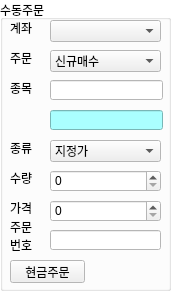
   <widget class="QGroupBox" name="groupBox">
    <property name="geometry">
     <rect>
      <x>10</x>
      <y>10</y>
      <width>171</width>
      <height>291</height>
     </rect>
    </property>
    <property name="palette">
     <palette>
      <active>
       <colorrole role="Base">
        <brush brushstyle="SolidPattern">
         <color alpha="255">
          <red>255</red>
          <green>255</green>
          <blue>255</blue>
         </color>
        </brush>
       </colorrole>
       <colorrole role="Window">
        <brush brushstyle="SolidPattern">
         <color alpha="255">
          <red>255</red>
          <green>255</green>
          <blue>255</blue>
         </color>
        </brush>
       </colorrole>
      </active>
      <inactive>
       <colorrole role="Base">
        <brush brushstyle="SolidPattern">
         <color alpha="255">
          <red>255</red>
          <green>255</green>
          <blue>255</blue>
         </color>
        </brush>
       </colorrole>
       <colorrole role="Window">
        <brush brushstyle="SolidPattern">
         <color alpha="255">
          <red>255</red>
          <green>255</green>
          <blue>255</blue>
         </color>
        </brush>
       </colorrole>
      </inactive>
      <disabled>
       <colorrole role="Base">
        <brush brushstyle="SolidPattern">
         <color alpha="255">
          <red>255</red>
          <green>255</green>
          <blue>255</blue>
         </color>
        </brush>
       </colorrole>
       <colorrole role="Window">
        <brush brushstyle="SolidPattern">
         <color alpha="255">
          <red>255</red>
          <green>255</green>
          <blue>255</blue>
         </color>
        </brush>
       </colorrole>
      </disabled>
     </palette>
    </property>
    <property name="title">
     <string>수동주문</string>
    </property>
    <widget class="QLabel" name="label">
     <property name="geometry">
      <rect>
       <x>10</x>
       <y>20</y>
       <width>31</width>
       <height>16</height>
      </rect>
     </property>
     <property name="text">
      <string>계좌</string>
     </property>
    </widget>
    <widget class="QLabel" name="label_2">
     <property name="geometry">
      <rect>
       <x>10</x>
       <y>50</y>
       <width>31</width>
       <height>16</height>
      </rect>
     </property>
     <property name="text">
      <string>주문</string>
     </property>
    </widget>
    <widget class="QLabel" name="label_3">
     <property name="geometry">
      <rect>
       <x>10</x>
       <y>80</y>
       <width>31</width>
       <height>16</height>
      </rect>
     </property>
     <property name="text">
      <string>종목</string>
     </property>
    </widget>
    <widget class="QLabel" name="priceTypeLabel">
     <property name="geometry">
      <rect>
       <x>10</x>
       <y>140</y>
       <width>31</width>
       <height>16</height>
      </rect>
     </property>
     <property name="text">
      <string>종류</string>
     </property>
    </widget>
    <widget class="QLabel" name="label_5">
     <property name="geometry">
      <rect>
       <x>10</x>
       <y>170</y>
       <width>31</width>
       <height>16</height>
      </rect>
     </property>
     <property name="text">
      <string>수량</string>
     </property>
    </widget>
    <widget class="QLabel" name="tickerPriceLabel">
     <property name="geometry">
      <rect>
       <x>10</x>
       <y>200</y>
       <width>31</width>
       <height>16</height>
      </rect>
     </property>
     <property name="text">
      <string>가격</string>
     </property>
    </widget>
    <widget class="QComboBox" name="accountNumberComboBox">
     <property name="geometry">
      <rect>
       <x>50</x>
       <y>20</y>
       <width>111</width>
       <height>22</height>
      </rect>
     </property>
    </widget>
    <widget class="QComboBox" name="orderTypeComboBox">
     <property name="geometry">
      <rect>
       <x>50</x>
       <y>50</y>
       <width>111</width>
       <height>22</height>
      </rect>
     </property>
     <item>
      <property name="text">
       <string>신규매수</string>
      </property>
     </item>
     <item>
      <property name="text">
       <string>신규매도</string>
      </property>
     </item>
     <item>
      <property name="text">
       <string>정정주문</string>
      </property>
     </item>
     <item>
      <property name="text">
       <string>취소주문</string>
      </property>
     </item>
    </widget>
    <widget class="QComboBox" name="priceTypeComboBox">
     <property name="geometry">
      <rect>
       <x>50</x>
       <y>140</y>
       <width>111</width>
       <height>22</height>
      </rect>
     </property>
     <item>
      <property name="text">
       <string>지정가</string>
      </property>
     </item>
     <item>
      <property name="text">
       <string>시장가</string>
      </property>
     </item>
    </widget>
    <widget class="QLineEdit" name="tickerCodeLine">
     <property name="geometry">
      <rect>
       <x>50</x>
       <y>80</y>
       <width>113</width>
       <height>20</height>
      </rect>
     </property>
    </widget>
    <widget class="QLineEdit" name="tickerNameLine">
     <property name="geometry">
      <rect>
       <x>50</x>
       <y>110</y>
       <width>113</width>
       <height>20</height>
      </rect>
     </property>
     <property name="styleSheet">
      <string notr="true">background-color: rgb(170,255,255);</string>
     </property>
    </widget>
    <widget class="QSpinBox" name="tickerQuantitySpinBox">
     <property name="geometry">
      <rect>
       <x>50</x>
       <y>170</y>
       <width>111</width>
       <height>22</height>
      </rect>
     </property>
     <property name="maximum">
      <number>1000000</number>
     </property>
    </widget>
    <widget class="QSpinBox" name="tickerPriceSpinBox">
     <property name="geometry">
      <rect>
       <x>50</x>
       <y>200</y>
       <width>111</width>
       <height>22</height>
      </rect>
     </property>
     <property name="maximum">
      <number>1000000000</number>
     </property>
     <property name="singleStep">
      <number>50</number>
     </property>
    </widget>
    <widget class="QPushButton" name="orderButton">
     <property name="geometry">
      <rect>
       <x>10</x>
       <y>260</y>
       <width>75</width>
       <height>23</height>
      </rect>
     </property>
     <property name="text">
      <string>현금주문</string>
     </property>
    </widget>
    <widget class="QLabel" name="orderNumLabel">
     <property name="geometry">
      <rect>
       <x>10</x>
       <y>220</y>
       <width>31</width>
       <height>31</height>
      </rect>
     </property>
     <property name="text">
      <string>주문
번호</string>
     </property>
    </widget>
    <widget class="QLineEdit" name="orderNumberLine">
     <property name="geometry">
      <rect>
       <x>50</x>
       <y>230</y>
       <width>111</width>
       <height>20</height>
      </rect>
     </property>
    </widget>
   </widget>
